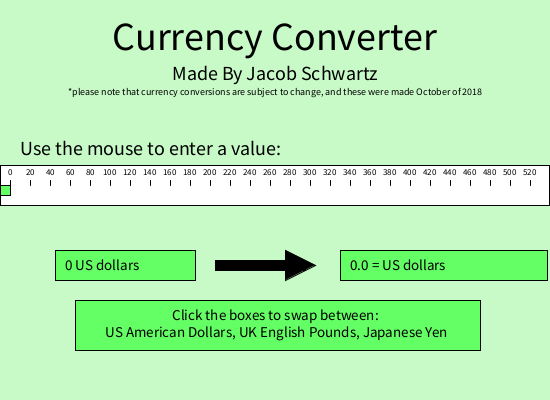
Frame 1 (no input)
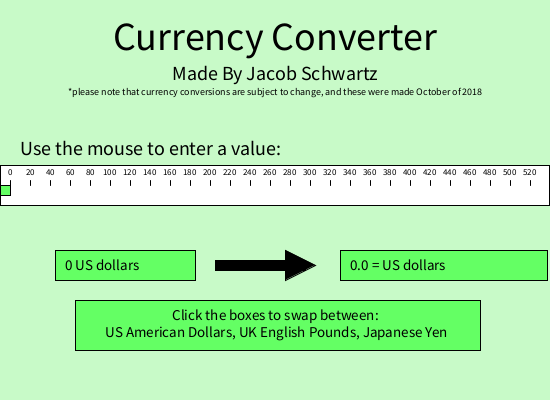
Frame 60 (the mouse pressed at the canvas centre just before this capture)
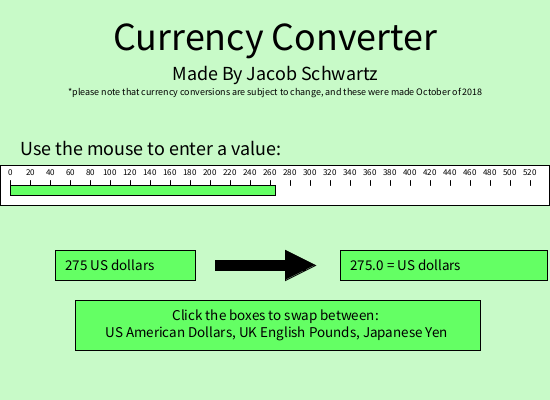
Frame 120 (the mouse held since frame 60 and released just before this capture)

The Processing sketch that drew these frames (run headless with seeded random() and noise(); from frame 60 on, the mouse is pressed at the canvas centre):

// Processing sketch: currencyConverter
// ── currencyConverter.pde
//Jacob Schwartz 10/4/18 //<>//
//Currency Converter

// 0=US, 1=UK, 2=Japan
int x=0;
int y=0;

void setup() {
  size(550, 400);
}

void draw() {
  background(200, 250, 200);
  textAndShapes();
  numbers();
  drawUS();
  drawUK();
  drawJapan();
}

void textAndShapes() {
  textSize(40);
  textAlign(CENTER);
  fill(0);
  text("Currency Converter", width/2, 50);
  textSize(20);
  text("Made By Jacob Schwartz", width/2, 80);
  textSize(10);
  text("*please note that currency conversions are subject to change, and these were made October of 2018", width/2, 95);
  textAlign(LEFT);
  textSize(20);
  text("Use the mouse to enter a value:", 20, 155);
  fill(255);
  rect(0, 165, width-1, 40);
  fill(0);
  textSize(15);
  textAlign(CENTER);
  fill(100, 255, 100);
  rect(width/2-220, 250, 140, 30);
  rect(width/2+65, 250, 207, 30);
  rect(width/2-200, 300, 405, 50);
  fill(0);
  text("Click the boxes to swap between:\n US American Dollars, UK English Pounds, Japanese Yen", width/2, 320);
  rect(width/2-60, 260, 90, 10);
  triangle(width/2+10, 250, width/2+10, 280, width/2+40, 265);
}

void numbers() {
  for (int i=10; i<width; i+=20) {
    line(i, 180, i, 185);
    fill(0);
    textSize(9);
    textAlign(CENTER);
    text(i-10, i, 175);
  }
}

void drawUS() {
  if (x == 0) {
    textAlign(LEFT);
    textSize(15);
    text(mouseX + " US dollars", width/2-210, 270);
    if (y == 1) {
      text(ustouk(mouseX) + " = UK pounds", width/2+75, 270);
    } else if (y == 2) {
      text(ustojap(mouseX) + " = Japanese yen", width/2+75, 270);
    } else if (y == 0) {
      text(ustous(mouseX) + " = US dollars", width/2+75, 270);
    }
    fill(100, 255, 100);
    rect(10, 185, mouseX-10, 10);
  }
}

void drawUK() {
  if (x == 1) {
    textAlign(LEFT);
    textSize(15);
    text(mouseX + " UK pounds", width/2-210, 270);
    if (y == 1) {
      text(uktouk(mouseX) + " = UK pounds", width/2+75, 270);
    } else if (y == 2) {
      text(uktojap(mouseX) + " = Japanese yen", width/2+75, 270);
    } else if (y == 0) {
      text(uktous(mouseX) + " = US dollars", width/2+75, 270);
    }
    fill(100, 255, 100);
    rect(10, 185, mouseX-10, 10);
  }
}

void drawJapan() {
  if (x == 2) {
    textAlign(LEFT);
    textSize(15);
    text(mouseX + " Japanese yen", width/2-210, 270);
    if (y == 1) {
      text(japtouk(mouseX) + " = UK pounds", width/2+75, 270);
    } else if (y == 2) {
      text(japtojap(mouseX) + " = Japanese yen", width/2+75, 270);
    } else if (y == 0) {
      text(japtous(mouseX) + " = US dollars", width/2+75, 270);
    }
    fill(100, 255, 100);
    rect(10, 185, mouseX-10, 10);
  }
}

float ustouk(float us) {
  us = us*0.76;
  return us;
}

float uktous(float uk) {
  uk = uk*1.3;
  return uk;
}

float ustojap(float us) {
  us = us*113.84;
  return us;
}

float japtous(float jap) {
  jap = jap*0.0088;
  return jap;
}

float uktojap(float uk) {
  uk = uk*149.27;
  return uk;
}

float japtouk(float jap) {
  jap = jap*0.0067;
  return jap;
}

float ustous(float us) {
  us = us*1;
  return us;
}

float uktouk(float uk) {
  uk = uk*1;
  return uk;
}

float japtojap(float jap) {
  jap = jap*1;
  return jap;
}

void mouseClicked() {
  if (mouseX>75 && mouseX<215 && mouseY>250 && mouseY<280) {
    if (x ==0 || x == 1) {
      x += 1;
    } 
   else if (x == 2) {
      x = 0;
    }
  } else if (mouseX>340 && mouseX<547 && mouseY>250 && mouseY<280) {
    if (y ==0 || y == 1) {
      y += 1;
    } 
    else if (y == 2) {
      y = 0;
    }
  }
}
